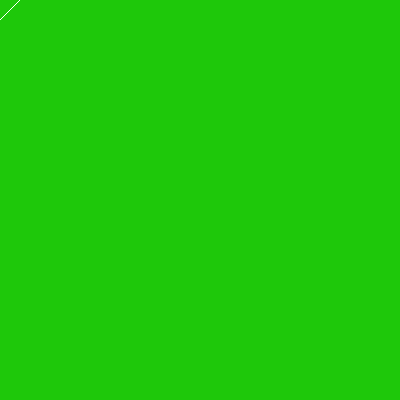
Frame 1 (no input)
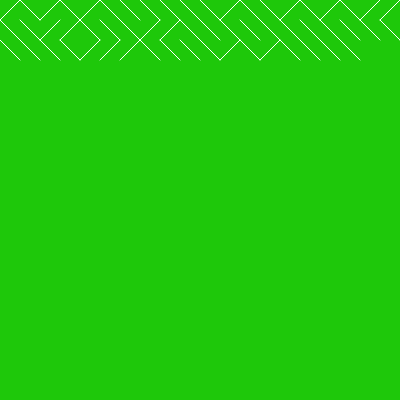
Frame 60 (no input)
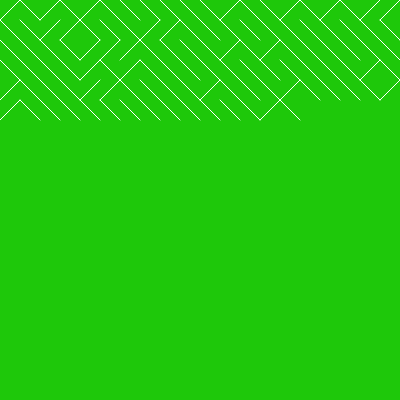
Frame 120 (the mouse pressed at the canvas centre since frame 60)

The p5.js sketch that drew these frames (run headless with seeded random() and noise() and a simulated clock; from frame 60 on, the mouse is pressed at the canvas centre):

// p5.js sketch
// ── sketch.js
let spacing;
let x, y;

function setup() {
	createCanvas(400, 400);
	spacing = 20;
	x = y = 0;
	background(30, 200, 10);
}


function draw() {
	stroke(255);

	if (random(1) < 0.7) {
		line(x, y, x+spacing, y+spacing);
	} else {
		line(x, y+spacing, x+spacing, y);
	}

	x = x + spacing;
	if (x > width) {
		x = 0;
		y = y + spacing;
	}
}
